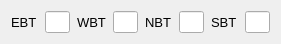
  <widget class="QWidget" name="horizontalLayoutWidget_15">
   <property name="geometry">
    <rect>
     <x>540</x>
     <y>300</y>
     <width>281</width>
     <height>31</height>
    </rect>
   </property>
   <layout class="QHBoxLayout" name="horizontalLayout_15">
    <property name="spacing">
     <number>7</number>
    </property>
    <item>
     <widget class="QLabel" name="label_42">
      <property name="font">
       <font>
        <pointsize>10</pointsize>
       </font>
      </property>
      <property name="text">
       <string>EBT</string>
      </property>
     </widget>
    </item>
    <item>
     <widget class="QLineEdit" name="ebt_lanes">
      <property name="sizePolicy">
       <sizepolicy hsizetype="Maximum" vsizetype="Fixed">
        <horstretch>0</horstretch>
        <verstretch>0</verstretch>
       </sizepolicy>
      </property>
      <property name="maximumSize">
       <size>
        <width>25</width>
        <height>16777215</height>
       </size>
      </property>
      <property name="layoutDirection">
       <enum>Qt::LeftToRight</enum>
      </property>
      <property name="alignment">
       <set>Qt::AlignRight|Qt::AlignTrailing|Qt::AlignVCenter</set>
      </property>
     </widget>
    </item>
    <item>
     <widget class="QLabel" name="label_41">
      <property name="font">
       <font>
        <pointsize>10</pointsize>
       </font>
      </property>
      <property name="text">
       <string>WBT</string>
      </property>
     </widget>
    </item>
    <item>
     <widget class="QLineEdit" name="wbt_lanes">
      <property name="maximumSize">
       <size>
        <width>25</width>
        <height>16777215</height>
       </size>
      </property>
      <property name="alignment">
       <set>Qt::AlignRight|Qt::AlignTrailing|Qt::AlignVCenter</set>
      </property>
     </widget>
    </item>
    <item>
     <widget class="QLabel" name="label_51">
      <property name="font">
       <font>
        <pointsize>10</pointsize>
       </font>
      </property>
      <property name="text">
       <string>NBT</string>
      </property>
     </widget>
    </item>
    <item>
     <widget class="QLineEdit" name="nbt_lanes">
      <property name="maximumSize">
       <size>
        <width>25</width>
        <height>16777215</height>
       </size>
      </property>
      <property name="alignment">
       <set>Qt::AlignRight|Qt::AlignTrailing|Qt::AlignVCenter</set>
      </property>
     </widget>
    </item>
    <item>
     <widget class="QLabel" name="label_50">
      <property name="font">
       <font>
        <pointsize>10</pointsize>
       </font>
      </property>
      <property name="text">
       <string>SBT</string>
      </property>
     </widget>
    </item>
    <item>
     <widget class="QLineEdit" name="sbt_lanes">
      <property name="maximumSize">
       <size>
        <width>25</width>
        <height>16777215</height>
       </size>
      </property>
      <property name="alignment">
       <set>Qt::AlignRight|Qt::AlignTrailing|Qt::AlignVCenter</set>
      </property>
     </widget>
    </item>
   </layout>
  </widget>
